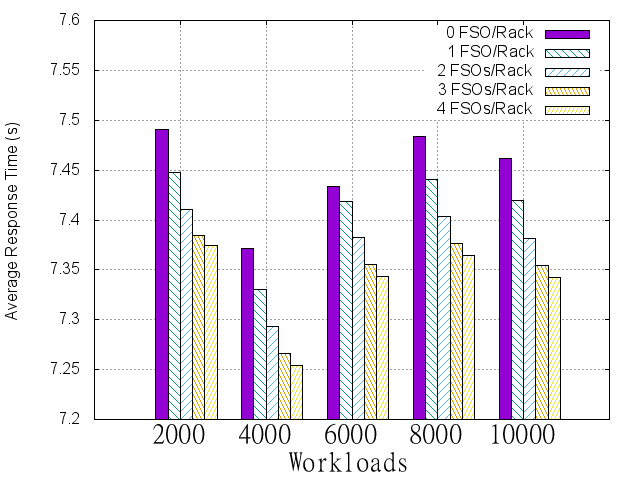

Write gnuplot code to recreate this figure.
set yrange [7.2:7.6]
set key top right
set grid
set style data histograms
#set style fill solid 1.00 border -1
set style fill pattern 3 border -1
#set title "Average Queuing Time (16 nodes per cabinet)"
#set xtics rotate by -30 font "GothicBBB-Medium-RKSJ-H, 20"
set xtics font "GothicBBB-Medium-RKSJ-H, 20"
set xlabel "Workloads" font "GothicBBB-Medium-RKSJ-H, 20"
set ylabel "Average Response Time (s)"

plot  'C:\Users\smallcat\Dropbox\eclipse\common_workspace\HPCSim\fat-tree-irs\cpu-ssdgpu-rt.txt' using ($2):xtic(1) title "0 FSO/Rack", '' using ($3) title "1 FSO/Rack", '' using ($4) title "2 FSOs/Rack", '' using ($5) title "3 FSOs/Rack", '' using ($6) title "4 FSOs/Rack"

#set terminal png         # gnuplot recommends setting terminal before output
#set output 'C:\Users\smallcat\Dropbox\eclipse\common_workspace\HPCSim\fat-tree-irs\cpu-ssdgpu-rt.png'  

set term post eps color "GothicBBB-Medium-RKSJ-H, 20"  
#set term post eps color     
set output 'C:\Users\smallcat\Dropbox\eclipse\common_workspace\HPCSim\fat-tree-irs\cpu-ssdgpu-rt.eps'  
replot
